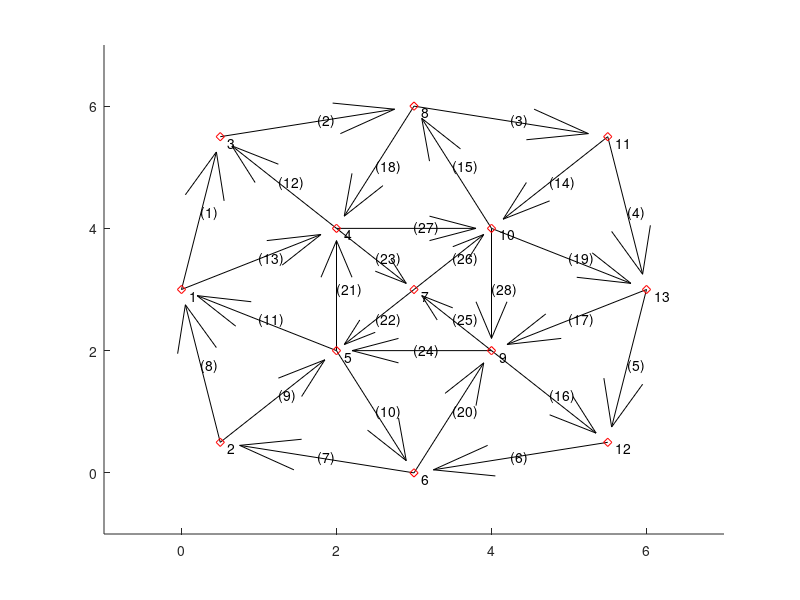

MATLAB code for this plot:
function [xi,yi,i1,i2,ni,nb,ux,uy,L] = plotroad()
%
% xi(i), yi(i) = coordinates of intersection i
xi = [0 .5  .5 2 2 3 3 3 4 4 5.5 5.5 6 ];
yi = [3 .5 5.5 4 2 0 3 6 2 4 5.5 .5 3 ];

% i1(b), i2(b) = indices of intersections connected by block b, ordered by
% the direction traffic flow
% i1 = [1 3 8  11 13 12 6 2 2 5 1 3 4 11 10 12 9 8 13 6 5 7 4 9 9 7 4 10];
% i2 = [3 8 11 13 12 6  2 1 5 6 5 4 1 10 8 9 13  4 10 9 4 5 7 5 7 10 10 9];

i1 = [1 3 8  11 13 12 6 2 2 5 5 4 1 11 10 9 13 8 10 6 5 7 4 9 9 7 4 10];
i2 = [3 8 11 13 12 6  2 1 5 6 1 3 4 10 8 12 9  4 13 9 4 5 7 5 7 10 10 9];
ni = length(xi);  % ni = # of intersections
nb = length(i1);  % nb = # of blocks
% Geometric information
% L(b) = length of block b
% (ux(b), uy(b)) = unit vector along block b in direction of traffic flow
% Given xi, yi, we can find L, ux, uy as follows:
ux = xi(i2)-xi(i1);
uy = yi(i2)-yi(i1);
L = sqrt(ux.^2+uy.^2);
ux = ux./L;
uy = uy./L;
%
hold on
axis([min(xi)-1 max(xi)+1 min(yi)-1 max(yi)+1])
% 
for b = 1:nb

    ux1 = xi(i2(b))-xi(i1(b));
    uy1 = yi(i2(b))-yi(i1(b));
    quiver(xi(i1(b)),yi(i1(b)),ux1,uy1,'k')
    xt = (xi(i1(b)) + xi(i2(b)))/2;
    yt = (yi(i1(b)) + yi(i2(b)))/2;
    str = ['(',num2str(b),')'];
    text(xt,yt,str)
end

for i = 1:ni
    % change to string
   str = num2str(i);
   plot(xi(i),yi(i),'rd')
   %location of text
   xt = xi(i)+0.1;
   yt = yi(i)-0.1;
   % text the interesection
   text(xt,yt,str)
end

hold off
end
